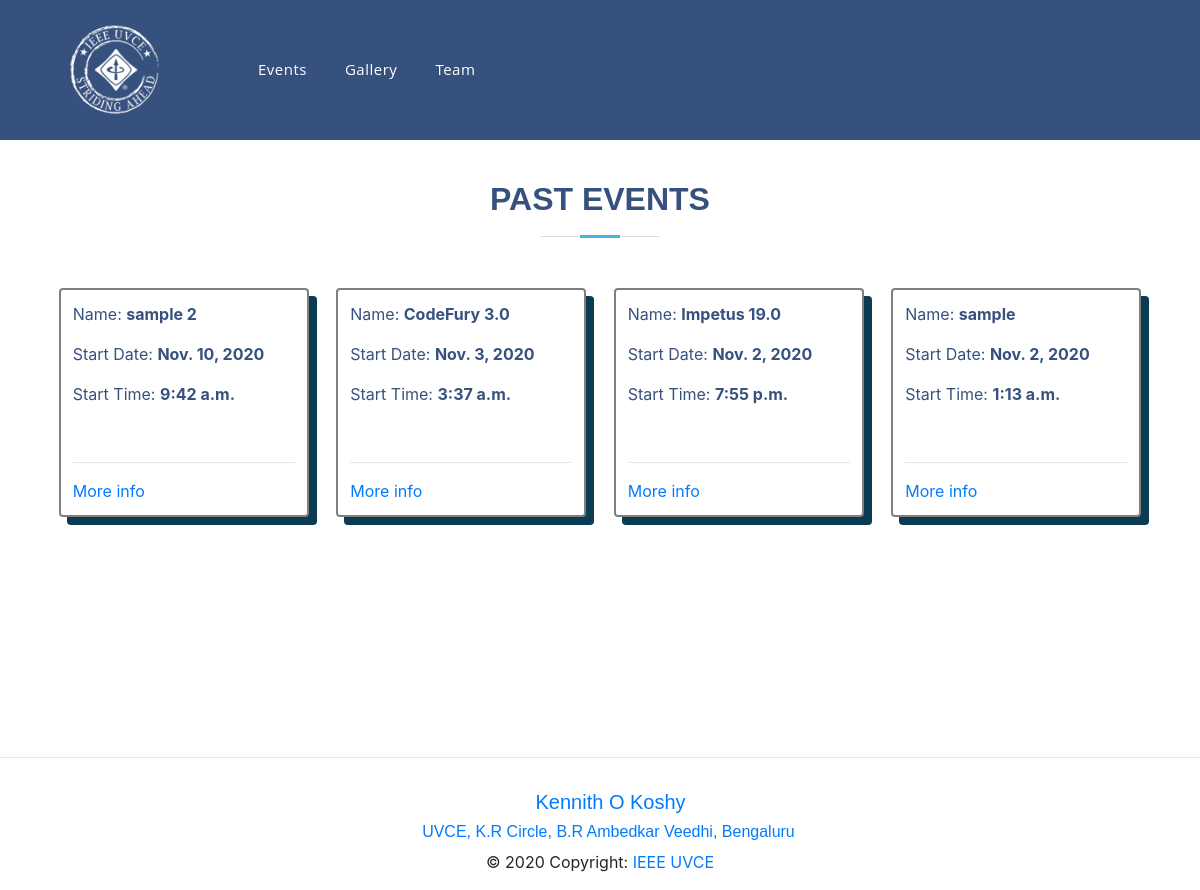
The page /events/evold on the database as committed earlier.
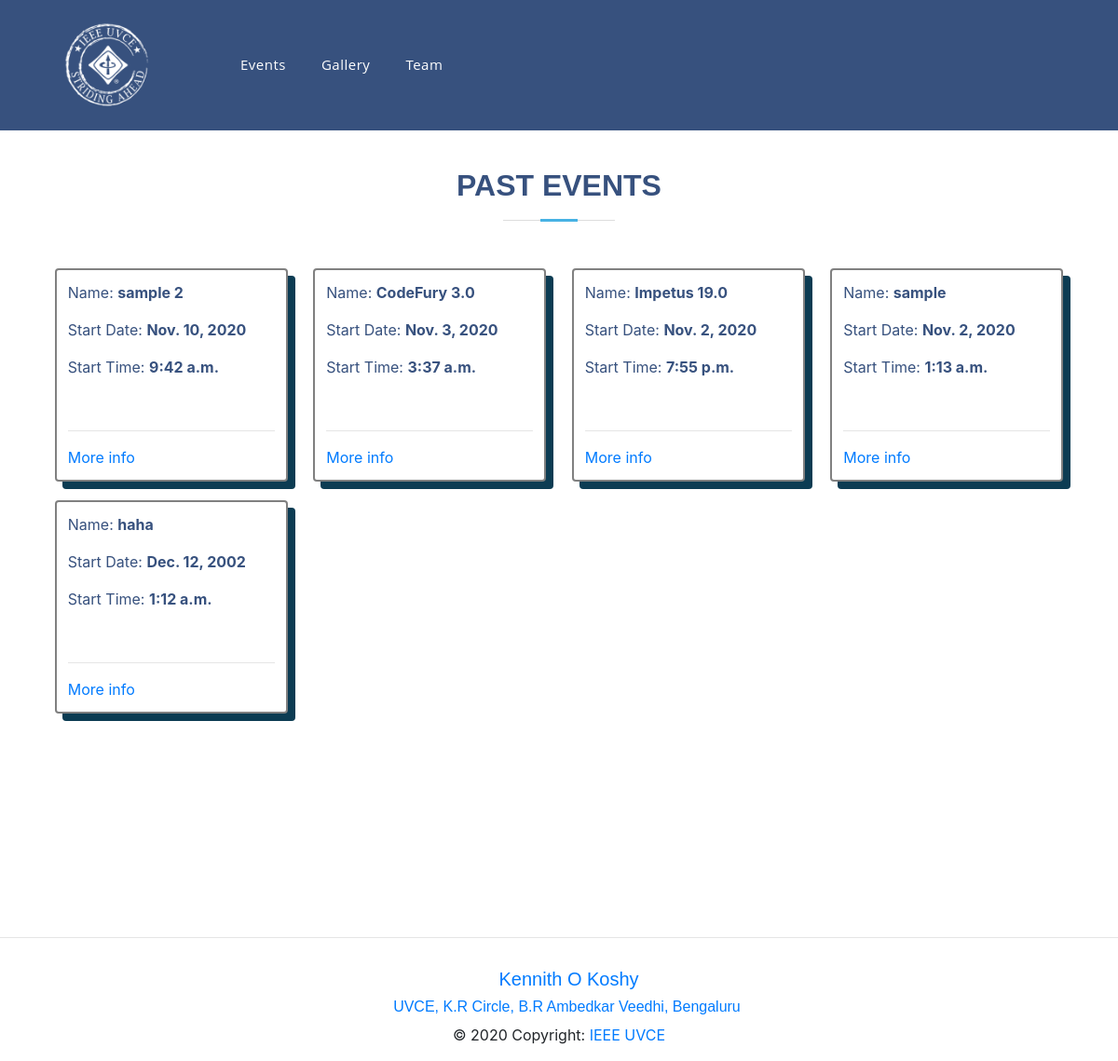
The same page on the database as committed later.
### events/models.py (models this page shows, shortened)
class Event(models.Model):
    event_name = models.CharField(max_length=200)
    slug = models.SlugField(max_length=400)
    date = models.DateField()
    time = models.TimeField()
    location = models.CharField(max_length=100)
    reg = models.URLField()
    description = models.TextField(max_length=1000, blank=True)
    created = models.DateTimeField(auto_now_add=True)
    orgzer = models.CharField(max_length=200)
    winners = models.TextField(blank=True, default='Not Yet Decided')
    author = models.ForeignKey(User, default=None, on_delete=models.CASCADE)
    is_approved = models.BooleanField(default=False, blank=True)
    approved_by = models.CharField(
        max_length=40,  null=True, blank=True, default=" ")
    class Meta:
        verbose_name = "Event"
        verbose_name_plural = "Events"

### events/views.py (the view)
# urls.py: path('evold', views.old_events_view, name='old_events'),
def old_events_view(request):
    events = Event.objects.all().order_by('-date')
    eventold = events.filter(date__lt=datetime.date.today())
    context = {
        'eventold': eventold,
    }
    return render(request, 'events/events_old.html', context)

### events/templates/events/events_old.html
{% extends 'base.html' %} {% block content %}
<section id="skills" class="skills">
    <div class="container" data-aos="fade-up">
        <div class="section-title">
            <h2>Past Events</h2>
        </div>
        <div class="event-container">
            {% for event in eventold %}
            <div class="event">
                <p>Name: <b>{{ event.event_name }}</b></p>
                <p>Start Date: <b>{{ event.date }}</b></p>
                <p>Start Time: <b>{{ event.time }}</b></p>
                <br />
                <hr />
                <a href="{% url 'articles:detail' slug=event.slug %}">More info</a>
            </div>
            {% endfor %}
        </div>
    </div>
</section>
{% endblock %}

Rows that differ between the two databases and show on the page:
added Event: event_name "haha", date "Dec. 12, 2002", time "1:12 a.m."
